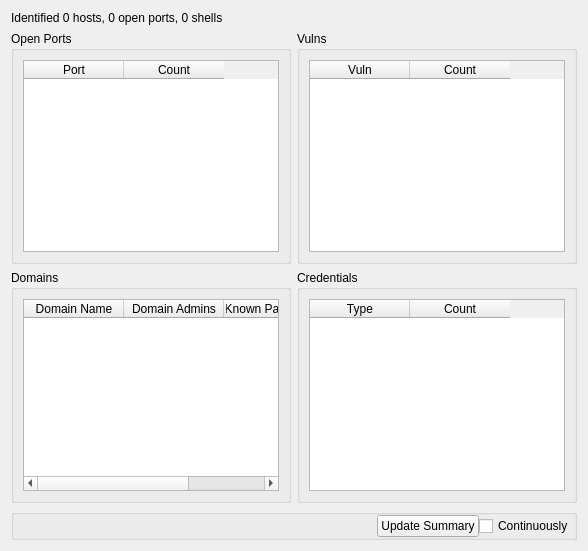
      <widget class="QWidget" name="tab">
       <attribute name="title">
        <string>Summary</string>
       </attribute>
       <layout class="QVBoxLayout" name="verticalLayout_4">
        <item>
         <widget class="QLabel" name="lblSummaryLabel">
          <property name="maximumSize">
           <size>
            <width>16777215</width>
            <height>20</height>
           </size>
          </property>
          <property name="text">
           <string>Identified 0 hosts, 0 open ports, 0 shells</string>
          </property>
         </widget>
        </item>
        <item>
         <layout class="QHBoxLayout" name="horizontalLayout_3">
          <item>
           <layout class="QVBoxLayout" name="verticalLayout_2">
            <item>
             <widget class="QGroupBox" name="groupBox_5">
              <property name="title">
               <string>Open Ports</string>
              </property>
              <layout class="QGridLayout" name="gridLayout_5">
               <item row="0" column="0">
                <widget class="QTableWidget" name="tblOpenPortsSummary">
                 <property name="selectionMode">
                  <enum>QAbstractItemView::SingleSelection</enum>
                 </property>
                 <property name="selectionBehavior">
                  <enum>QAbstractItemView::SelectRows</enum>
                 </property>
                 <column>
                  <property name="text">
                   <string>Port</string>
                  </property>
                 </column>
                 <column>
                  <property name="text">
                   <string>Count</string>
                  </property>
                 </column>
                </widget>
               </item>
              </layout>
             </widget>
            </item>
            <item>
             <widget class="QGroupBox" name="groupBox_7">
              <property name="title">
               <string>Domains</string>
              </property>
              <layout class="QGridLayout" name="gridLayout_6">
               <item row="0" column="0">
                <widget class="QTableWidget" name="tblDomains">
                 <property name="selectionMode">
                  <enum>QAbstractItemView::SingleSelection</enum>
                 </property>
                 <property name="selectionBehavior">
                  <enum>QAbstractItemView::SelectRows</enum>
                 </property>
                 <column>
                  <property name="text">
                   <string>Domain Name</string>
                  </property>
                 </column>
                 <column>
                  <property name="text">
                   <string>Domain Admins</string>
                  </property>
                 </column>
                 <column>
                  <property name="text">
                   <string>Known Passwords</string>
                  </property>
                 </column>
                </widget>
               </item>
              </layout>
             </widget>
            </item>
           </layout>
          </item>
          <item>
           <layout class="QVBoxLayout" name="verticalLayout_3">
            <item>
             <widget class="QGroupBox" name="groupBox_6">
              <property name="title">
               <string>Vulns</string>
              </property>
              <layout class="QGridLayout" name="gridLayout_7">
               <item row="0" column="0">
                <widget class="QTableWidget" name="tblVulnsSummary">
                 <property name="selectionMode">
                  <enum>QAbstractItemView::SingleSelection</enum>
                 </property>
                 <property name="selectionBehavior">
                  <enum>QAbstractItemView::SelectRows</enum>
                 </property>
                 <column>
                  <property name="text">
                   <string>Vuln</string>
                  </property>
                 </column>
                 <column>
                  <property name="text">
                   <string>Count</string>
                  </property>
                 </column>
                </widget>
               </item>
              </layout>
             </widget>
            </item>
            <item>
             <widget class="QGroupBox" name="groupBox_8">
              <property name="title">
               <string>Credentials</string>
              </property>
              <layout class="QGridLayout" name="gridLayout_8">
               <item row="0" column="0">
                <widget class="QTableWidget" name="tblCredsSummary">
                 <property name="selectionMode">
                  <enum>QAbstractItemView::SingleSelection</enum>
                 </property>
                 <property name="selectionBehavior">
                  <enum>QAbstractItemView::SelectRows</enum>
                 </property>
                 <column>
                  <property name="text">
                   <string>Type</string>
                  </property>
                 </column>
                 <column>
                  <property name="text">
                   <string>Count</string>
                  </property>
                 </column>
                </widget>
               </item>
              </layout>
             </widget>
            </item>
           </layout>
          </item>
         </layout>
        </item>
        <item>
         <widget class="QGroupBox" name="groupBox_9">
          <property name="maximumSize">
           <size>
            <width>16777215</width>
            <height>50</height>
           </size>
          </property>
          <property name="title">
           <string/>
          </property>
          <layout class="QGridLayout" name="gridLayout_3">
           <property name="leftMargin">
            <number>0</number>
           </property>
           <property name="topMargin">
            <number>0</number>
           </property>
           <property name="rightMargin">
            <number>0</number>
           </property>
           <property name="bottomMargin">
            <number>0</number>
           </property>
           <property name="spacing">
            <number>0</number>
           </property>
           <item row="0" column="0">
            <layout class="QHBoxLayout" name="horizontalLayout_4">
             <item>
              <spacer name="horizontalSpacer">
               <property name="orientation">
                <enum>Qt::Horizontal</enum>
               </property>
               <property name="sizeHint" stdset="0">
                <size>
                 <width>40</width>
                 <height>20</height>
                </size>
               </property>
              </spacer>
             </item>
             <item>
              <widget class="QPushButton" name="btnUpdateSummary">
               <property name="text">
                <string>Update Summary</string>
               </property>
              </widget>
             </item>
             <item>
              <widget class="QCheckBox" name="cbxUpdateSummary">
               <property name="text">
                <string>Continuously</string>
               </property>
              </widget>
             </item>
            </layout>
           </item>
          </layout>
         </widget>
        </item>
       </layout>
      </widget>
